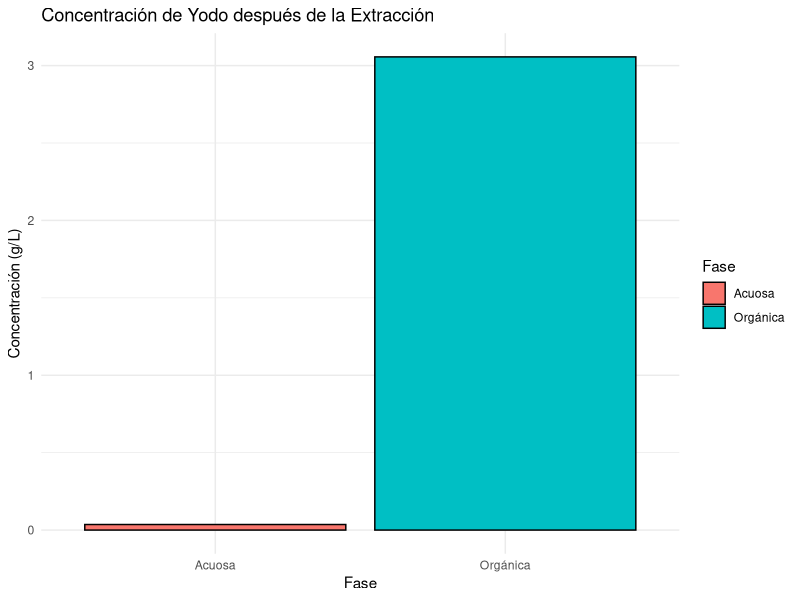
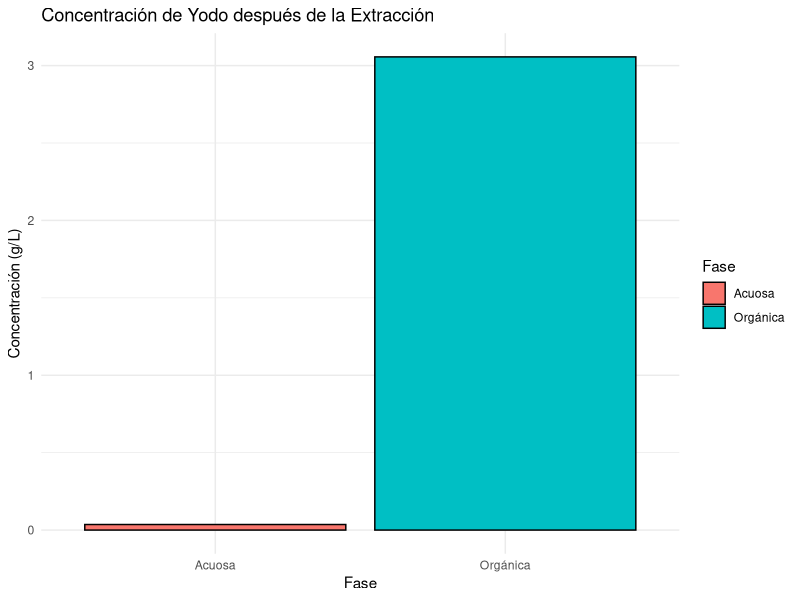

Generate these figures, in order, with R:
# ==========================================================================
# Extracción Líquido-Líquido
# ==========================================================================
# Autor: Dr. José Juan Torres Martínez
# Docente de Ciencias Químicas
# Universidad Autónoma de San Luis Potosí (UASLP)
# México
#
# Material académico para estudiantes
#
# Descripción: Extracción de yodo de una solución acuosa usando tetracloruro de carbono (CCl₄)
# ==========================================================================


# Instalar y cargar librerías necesarias  
if (!require(ggplot2)) install.packages("ggplot2", dependencies = TRUE)  
library(ggplot2)  

# Datos del problema  
concentracion_inicial <- 0.8  # g/L de yodo en la fase acuosa  
volumen_acuoso <- 200         # mL de solución acuosa  
volumen_organico <- 50        # mL de tetracloruro de carbono (CCl₄)  
K <- 85                       # Relación de distribución (C_orgánico / C_acuoso)  

# Función para calcular la concentración en ambas fases  
calcular_concentraciones <- function(C_inicial, V_acuoso, V_organico, K) {  
  # Masa total de yodo en la fase acuosa inicial  
  masa_total <- C_inicial * V_acuoso / 1000  # Convertir mL a L  
  
  # Concentración en la fase acuosa después de la extracción  
  C_acuoso_final <- masa_total / (V_acuoso / 1000 + V_organico / 1000 * K)  
  
  # Concentración en la fase orgánica después de la extracción  
  C_organico_final <- K * C_acuoso_final  
  
  return(list(C_acuoso = C_acuoso_final, C_organico = C_organico_final))  
}  

# Aplicar la función  
resultados <- calcular_concentraciones(concentracion_inicial, volumen_acuoso, volumen_organico, K)  
C_acuoso_final <- resultados$C_acuoso  
C_organico_final <- resultados$C_organico  

# Calcular la eficiencia de extracción  
eficiencia <- (C_organico_final * volumen_organico / 1000) / (concentracion_inicial * volumen_acuoso / 1000) * 100  

# Crear un data frame para graficar  
datos <- data.frame(  
  Fase = c("Acuosa", "Orgánica"),  
  Concentracion = c(C_acuoso_final, C_organico_final)  
)  

# Gráfico de barras  
p <- ggplot(datos, aes(x = Fase, y = Concentracion, fill = Fase)) +  
  geom_bar(stat = "identity", color = "black") +  
  labs(title = "Concentración de Yodo después de la Extracción",  
       x = "Fase",  
       y = "Concentración (g/L)",  
       fill = "Fase") +  
  theme_minimal()

# Mostrar gráfico
print(p)

# Guardar el gráfico
ggsave("ejemplo_09_yodo.png", plot = p, width = 8, height = 6, dpi = 300)


# --------------------------------------------------------------------------
# Interpretación: Concentración de Yodo después de la Extracción
# --------------------------------------------------------------------------
# - Eje X: Fase. No es un eje numérico: son dos categorías, la fase acuosa
#   (agua) y la fase orgánica (tetracloruro de carbono, CCl4). Cada barra es
#   una fase.
# - Eje Y: Concentración de yodo, en gramos por litro (g/L). La altura de cada
#   barra es la concentración que queda en esa fase tras la extracción.
# - Lo que se aprecia: la barra de la fase orgánica es muchísimo más alta que
#   la de la fase acuosa, que queda casi en cero. Casi todo el yodo se fue al
#   tetracloruro de carbono.
# - Qué significa: el tetracloruro de carbono extrae el yodo con mucha fuerza,
#   porque la relación de distribución K = 85 indica que, en equilibrio, la
#   concentración en la fase orgánica es 85 veces la de la fase acuosa. Con un
#   K tan grande, una sola extracción deja el agua prácticamente sin yodo, y la
#   eficiencia de extracción (en %) queda muy cerca del 100 %.

# Mostrar resultados en la consola  
cat("Concentración en la fase acuosa después de la extracción:", round(C_acuoso_final, 4), "g/L\n")  
cat("Concentración en la fase orgánica después de la extracción:", round(C_organico_final, 4), "g/L\n")  
cat("Eficiencia de extracción:", round(eficiencia, 2), "%\n")  

# --------------------------------------------------------------------------
# Qué aprendimos
# --------------------------------------------------------------------------
# - En una extracción líquido-líquido el soluto se reparte entre dos fases que
#   no se mezclan, y la relación de distribución K dice cuántas veces más
#   concentrado queda en una fase que en la otra (K es adimensional).
# - Cuando K es muy grande (aquí K = 85), casi todo el soluto pasa a la fase
#   orgánica en una sola extracción y la fase acuosa queda casi vacía.
# - Un gráfico de barras permite comparar de un vistazo la concentración final
#   en cada fase, en g/L, y la eficiencia de extracción (en %) resume el
#   resultado en un solo número.
